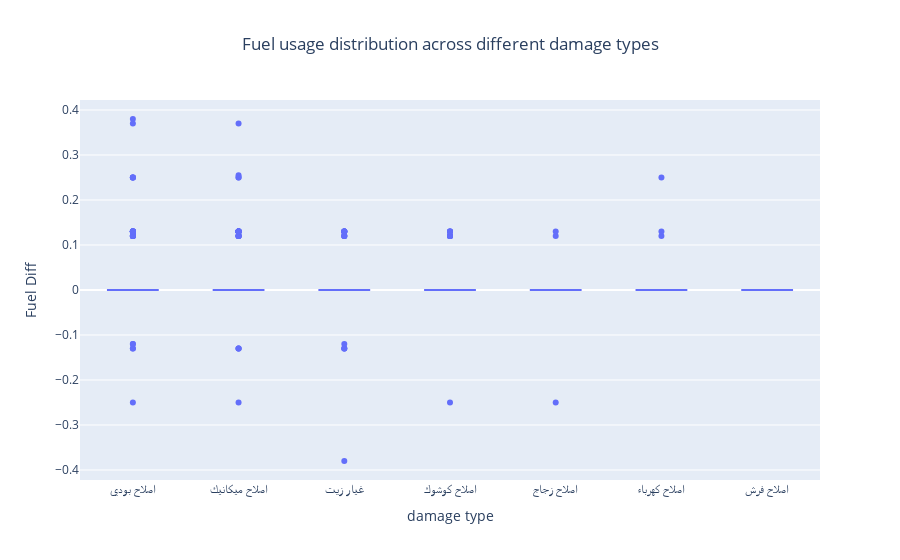

Notebook code for this chart:
### Code cell
myBoxPlot(data=df,x='damage type',y='Fuel Diff',color=None,title='Fuel usage distribution across different damage types')

### Figure 1 — Plotly figure (JSON) as saved in the notebook; plotly's stock layout.template omitted (floating-point values rounded to 4 significant figures; data arrays with more than 128 entries replaced by an {"elided": "..."} marker saying what was removed)
{"data": [{"alignmentgroup": "True", "hovertemplate": "damage type=%{x}<br>Fuel Diff=%{y}<extra></extra>", "legendgroup": "", "marker": {"color": "#636efa"}, "name": "", "notched": false, "offsetgroup": "", "orientation": "v", "showlegend": false, "type": "box", "x": {"elided": "1499 str values"}, "x0": " ", "xaxis": "x", "y": {"elided": "1499 float values"}, "y0": " ", "yaxis": "y"}], "layout": {"boxmode": "group", "legend": {"tracegroupgap": 0}, "title": {"text": "Fuel usage distribution across different damage types", "x": 0.5}, "xaxis": {"anchor": "y", "domain": [0, 1], "title": {"text": "damage type"}}, "yaxis": {"anchor": "x", "domain": [0, 1], "title": {"text": "Fuel Diff"}}}}
